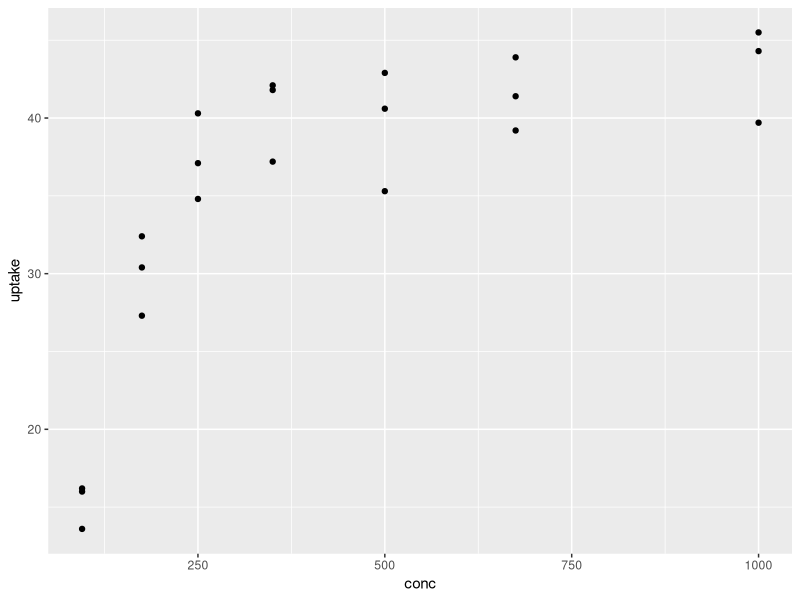
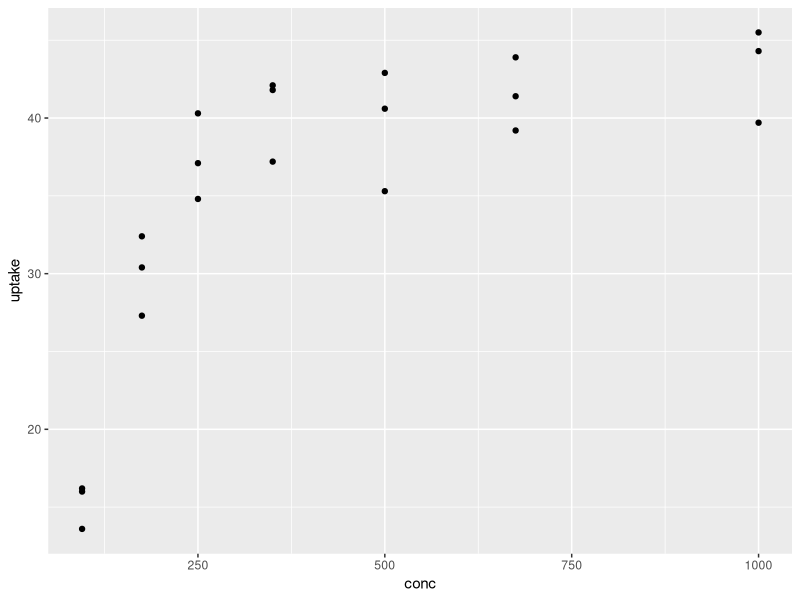

Source code (R) for these figures, in order:
## ---- chunk 1
knitr::opts_chunk$set(echo = T,
                      results = "hide")
## ---- chunk 2
library(magrittr)
library(ggplot2) # or library(tidyverse)
## ---- chunk 3
head(CO2)
## ---- chunk 4
ggplot(subset(subset(CO2, Type=="Quebec"), Treatment=="nonchilled"), aes(x=conc, y=uptake)) +
         geom_point()

## ---- chunk 5

Quebec_CO2 <- subset(CO2, Type=="Quebec")
nonchilled_Quebec_CO2 <- subset(Quebec_CO2, Treatment=="nonchilled")
ggplot(nonchilled_Quebec_CO2, aes(x=conc, y=uptake)) +
  geom_point()

